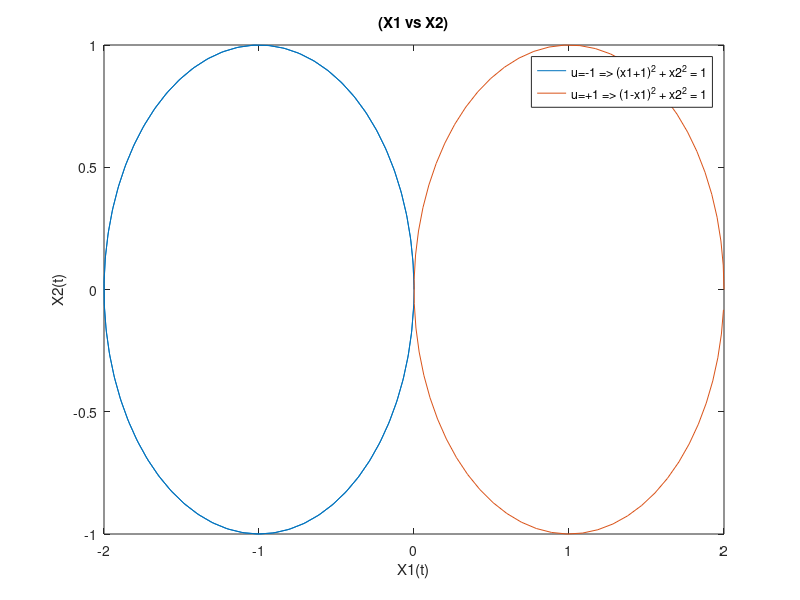

This figure's MATLAB source: (Note: this script raises an error after producing the figure.)
clear all;
clc
clf

x=-1; y=0; r=1;
th = 0:0.1:4*pi;
xunit = r * cos(th) + x;
yunit = r * sin(th) + y;
plot(xunit, yunit)
hold on


x=1; y=0; r=1;
th = 0:0.1:2*pi;
xunit = r * cos(th) + x;
yunit = r * sin(th) + y;
plot(xunit, yunit)
hold on

title('(X1 vs X2)'); xlabel('X1(t)'); ylabel('X2(t)');
legend('u=-1 => (x1+1)^2 + x2^2 = 1', 'u=+1 => (1-x1)^2 + x2^2 = 1'); 
hold on

ax = gca;
ax.YAxisLocation = 'origin';
ax.XAxisLocation = 'origin';
hold off

